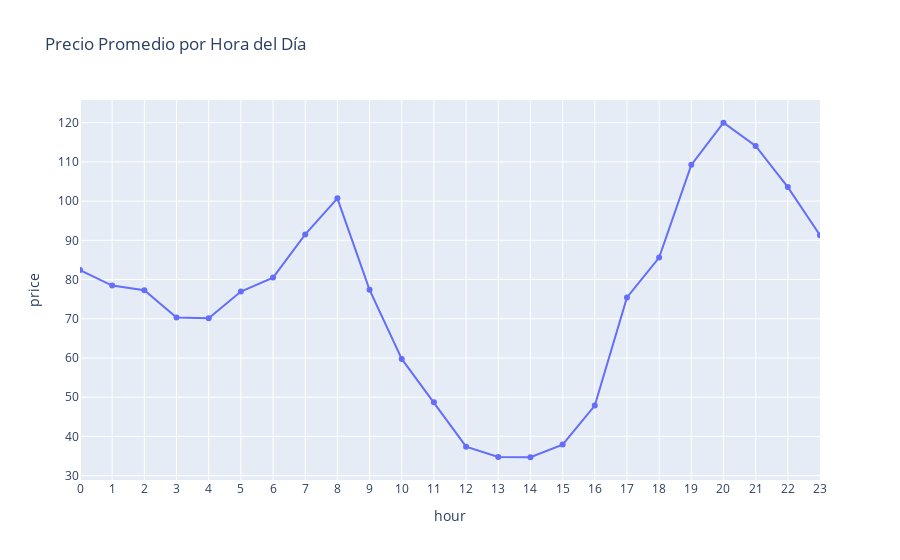
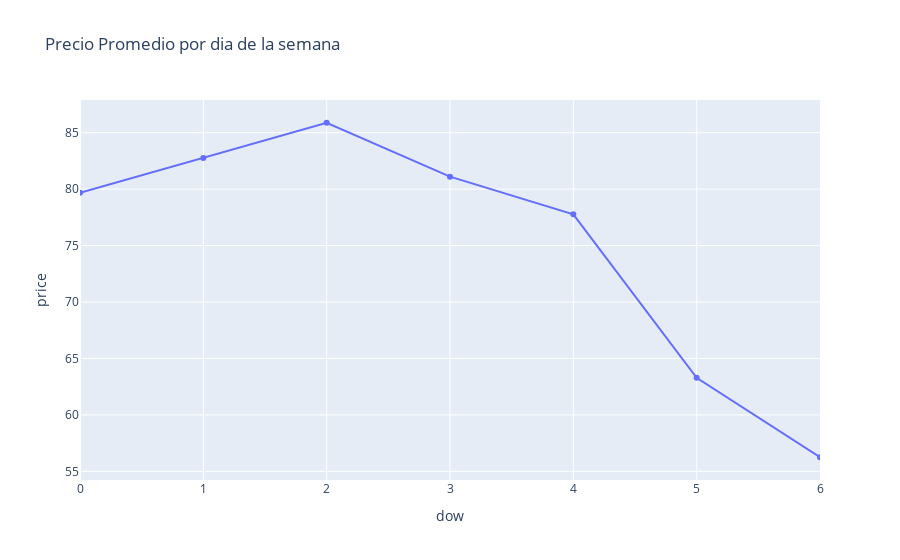
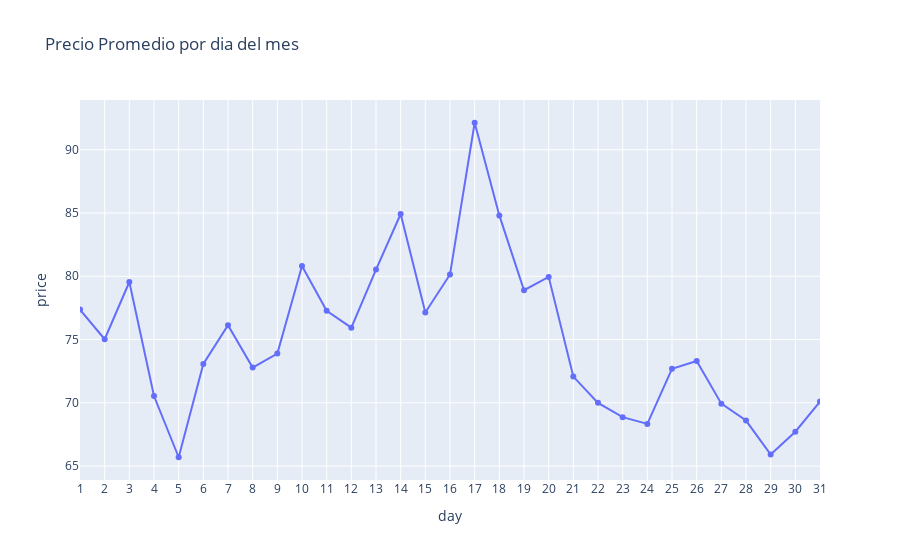

Write notebook code for charts like these, in order.
### Code cell
fig = px.line(
    hourly_profile, 
    x='hour', 
    y='price', 
    title="Precio Promedio por Hora del Día",
    markers=True
)
fig.update_xaxes(tickmode='linear', dtick=1, range=[0, 23])
fig.show()
fig = px.line(
    dow_profile, 
    x='dow', 
    y='price', 
    title="Precio Promedio por dia de la semana",
    markers=True
)
fig.update_xaxes(tickmode='linear', dtick=1, range=[0, 6])
fig.show()

fig = px.line(
    daily_profile, 
    x='day', 
    y='price', 
    title="Precio Promedio por dia del mes",
    markers=True
)
fig.update_xaxes(tickmode='linear', dtick=1, range=[1, 31])
fig.show()

### Figure 1 — Plotly figure (JSON) as saved in the notebook; plotly's stock layout.template omitted (floating-point values rounded to 4 significant figures)
{"data": [{"hovertemplate": "hour=%{x}<br>price=%{y}<extra></extra>", "legendgroup": "", "line": {"color": "#636efa", "dash": "solid"}, "marker": {"symbol": "circle"}, "mode": "lines+markers", "name": "", "orientation": "v", "showlegend": false, "type": "scatter", "x": [0, 1, 2, 3, 4, 5, 6, 7, 8, 9, 10, 11, 12, 13, 14, 15, 16, 17, 18, 19, 20, 21, 22, 23], "xaxis": "x", "y": [82.41, 78.46, 77.29, 70.35, 70.13, 76.94, 80.5, 91.5, 100.7, 77.37, 59.78, 48.72, 37.41, 34.79, 34.71, 37.93, 47.88, 75.45, 85.59, 109.2, 120.0, 114.1, 103.6, 91.27], "yaxis": "y"}], "layout": {"legend": {"tracegroupgap": 0}, "title": {"text": "Precio Promedio por Hora del Día"}, "xaxis": {"anchor": "y", "domain": [0, 1], "dtick": 1, "range": [0, 23], "tickmode": "linear", "title": {"text": "hour"}}, "yaxis": {"anchor": "x", "domain": [0, 1], "title": {"text": "price"}}}}

### Figure 2 — Plotly figure (JSON) as saved in the notebook; plotly's stock layout.template omitted (floating-point values rounded to 4 significant figures)
{"data": [{"hovertemplate": "dow=%{x}<br>price=%{y}<extra></extra>", "legendgroup": "", "line": {"color": "#636efa", "dash": "solid"}, "marker": {"symbol": "circle"}, "mode": "lines+markers", "name": "", "orientation": "v", "showlegend": false, "type": "scatter", "x": [0, 1, 2, 3, 4, 5, 6], "xaxis": "x", "y": [79.67, 82.76, 85.88, 81.11, 77.77, 63.28, 56.25], "yaxis": "y"}], "layout": {"legend": {"tracegroupgap": 0}, "title": {"text": "Precio Promedio por dia de la semana"}, "xaxis": {"anchor": "y", "domain": [0, 1], "dtick": 1, "range": [0, 6], "tickmode": "linear", "title": {"text": "dow"}}, "yaxis": {"anchor": "x", "domain": [0, 1], "title": {"text": "price"}}}}

### Figure 3 — Plotly figure (JSON) as saved in the notebook; plotly's stock layout.template omitted (floating-point values rounded to 4 significant figures)
{"data": [{"hovertemplate": "day=%{x}<br>price=%{y}<extra></extra>", "legendgroup": "", "line": {"color": "#636efa", "dash": "solid"}, "marker": {"symbol": "circle"}, "mode": "lines+markers", "name": "", "orientation": "v", "showlegend": false, "type": "scatter", "x": [1, 2, 3, 4, 5, 6, 7, 8, 9, 10, 11, 12, 13, 14, 15, 16, 17, 18, 19, 20, 21, 22, 23, 24, 25, 26, 27, 28, 29, 30, 31], "xaxis": "x", "y": [77.37, 75.02, 79.55, 70.54, 65.7, 73.07, 76.13, 72.79, 73.9, 80.82, 77.27, 75.94, 80.53, 84.92, 77.13, 80.14, 92.13, 84.81, 78.9, 79.95, 72.07, 70.0, 68.87, 68.33, 72.7, 73.31, 69.93, 68.6, 65.92, 67.72, 70.1], "yaxis": "y"}], "layout": {"legend": {"tracegroupgap": 0}, "title": {"text": "Precio Promedio por dia del mes"}, "xaxis": {"anchor": "y", "domain": [0, 1], "dtick": 1, "range": [1, 31], "tickmode": "linear", "title": {"text": "day"}}, "yaxis": {"anchor": "x", "domain": [0, 1], "title": {"text": "price"}}}}
